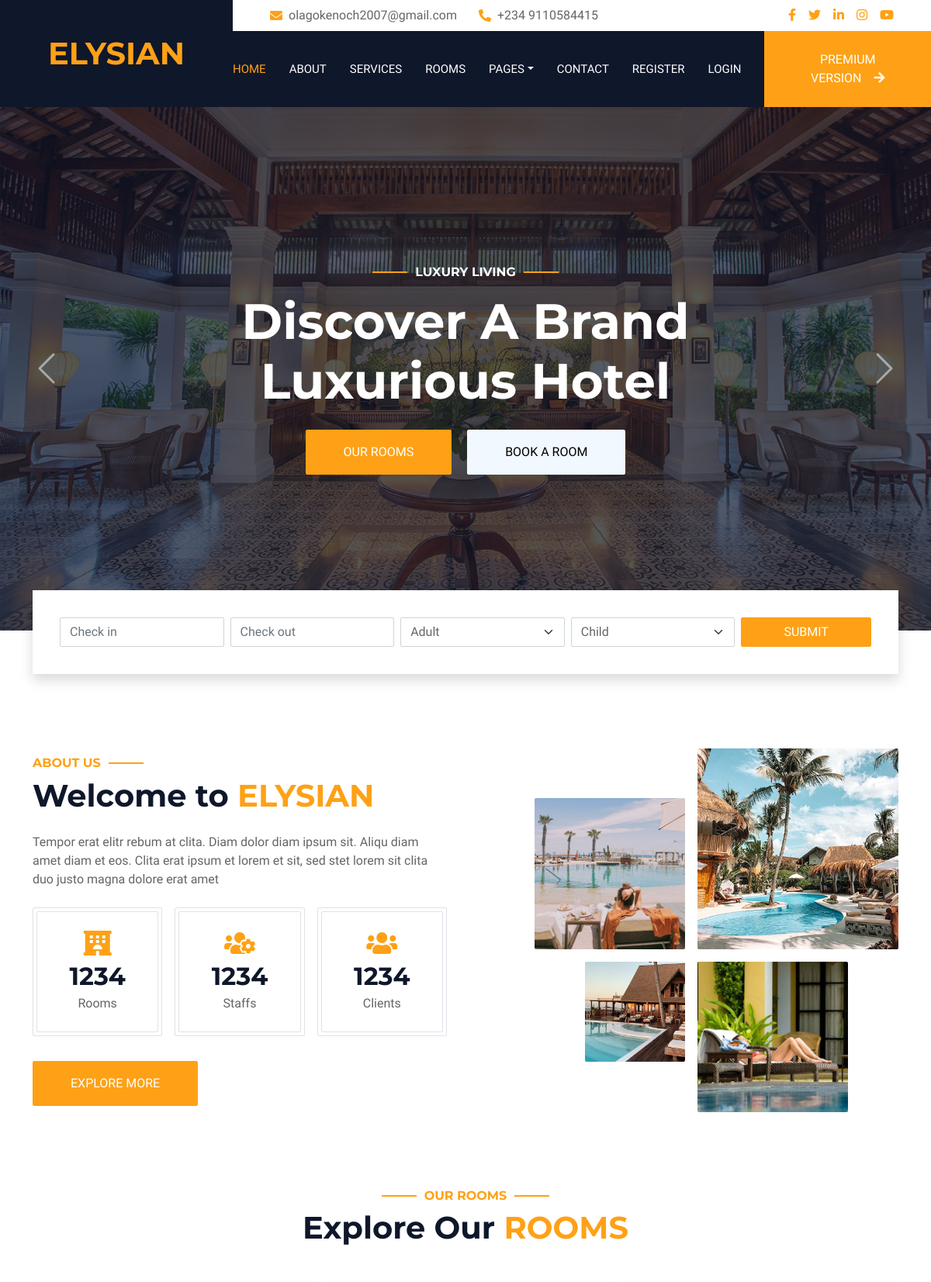
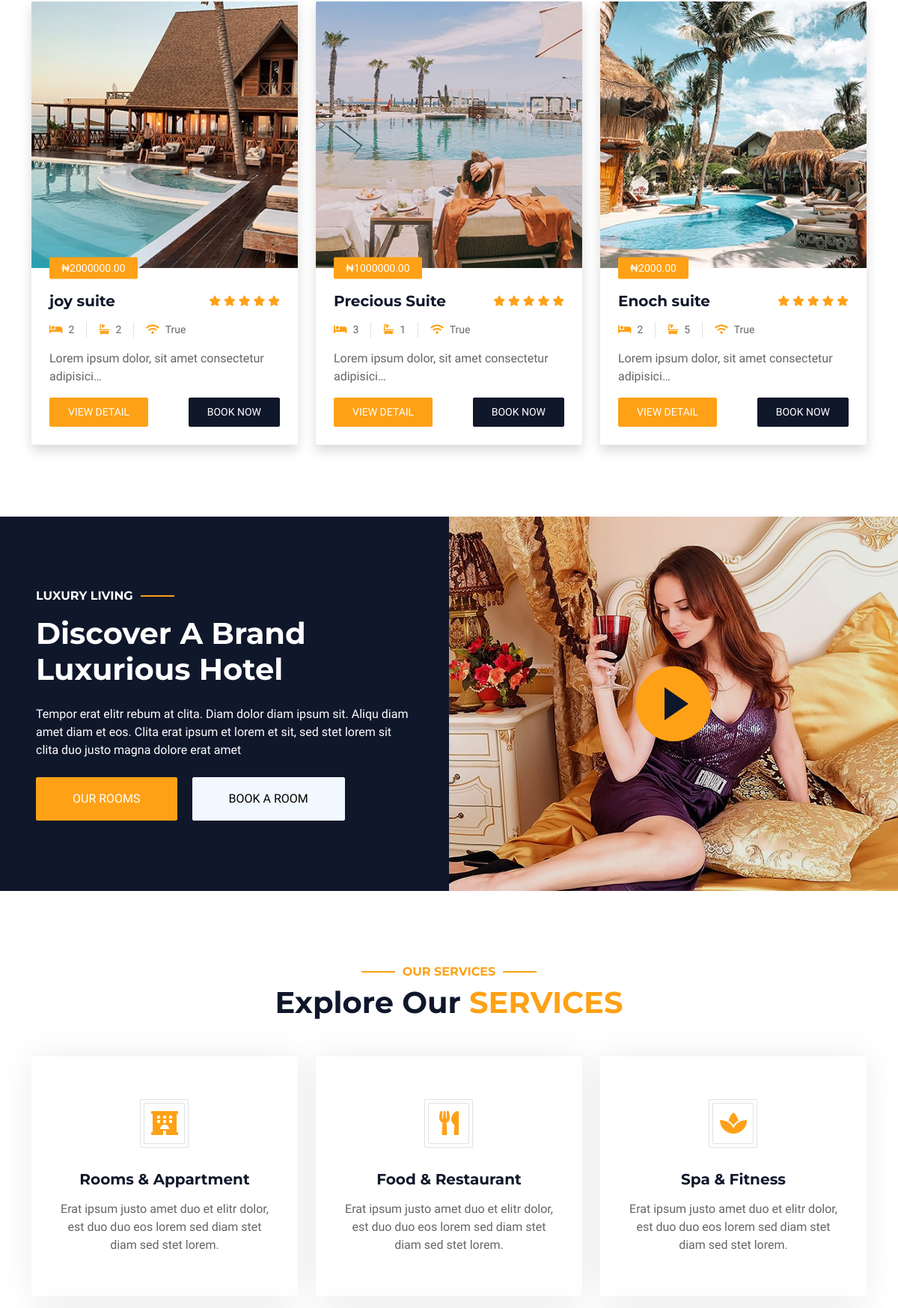
The page / (upper part) on the database its author committed (2 pictures, top to bottom).
### enochApp/models.py (models this page shows, shortened)
class Apartment (models.Model):
    name = models.CharField(max_length=100)
    price = models.DecimalField(max_digits=10, decimal_places=2, verbose_name="Price per night")
    beds = models.PositiveIntegerField(verbose_name="Number of beds")
    baths = models.PositiveIntegerField(verbose_name="Number of baths")
    wifi_available = models.BooleanField(default=True)
    description = models.TextField()
    rating = models.DecimalField(max_digits=3, decimal_places=2, default=5.0)
    image = models.FileField(upload_to='rooms/')
    available = models.BooleanField(default = True)
    created_at = models.DateTimeField(auto_now_add=True)
    updated_at = models.DateTimeField(auto_now=True)
    class Meta:
        ordering = ['-created_at']

### enochApp/views.py (the view)
# urls.py: path('', views.myHome, name='home'),
def myHome(request):
    get_rooms = Apartment.objects.all()[ :3]
    return render(request, "index.html", {'get_all_rooms': get_rooms})

### templates/index.html (shortened to what this page needs)
{% extends 'base.html' %}
{% load static %}
{% block content %}
        <div class="container-fluid p-0 mb-5">
            <div id="header-carousel" class="carousel slide" data-bs-ride="carousel">
                <div class="carousel-inner">
                    <div class="carousel-item active">
                        <img class="w-100" src="{% static 'img/carousel-1.jpg' %}" alt="Image">
                        <div class="carousel-caption d-flex flex-column align-items-center justify-content-center">
                            <div class="p-3" style="max-width: 700px;">
                                <h6 class="section-title text-white text-uppercase mb-3 animated slideInDown">Luxury Living</h6>
                                <h1 class="display-3 text-white mb-4 animated slideInDown">Discover A Brand Luxurious Hotel</h1>
                                <a href="" class="btn btn-primary py-md-3 px-md-5 me-3 animated slideInLeft">Our Rooms</a>
                                <a href="" class="btn btn-light py-md-3 px-md-5 animated slideInRight">Book A Room</a>
                            </div>
                        </div>
                    </div>
                </div>
                <button class="carousel-control-prev" type="button" data-bs-target="#header-carousel"
                    data-bs-slide="prev">
                    <span class="carousel-control-prev-icon" aria-hidden="true"></span>
                </button>
                <button class="carousel-control-next" type="button" data-bs-target="#header-carousel"
                    data-bs-slide="next">
                    <span class="carousel-control-next-icon" aria-hidden="true"></span>
                </button>
            </div>
        </div>
        <div class="container-fluid booking pb-5 wow fadeIn" data-wow-delay="0.1s">
            <div class="container">
                <div class="bg-white shadow" style="padding: 35px;">
                    <div class="row g-2">
                        <div class="col-md-10">
                            <div class="row g-2">
                                <div class="col-md-3">
                                    <div class="date" id="date1" data-target-input="nearest">
                                        <input type="text" class="form-control datetimepicker-input"
                                            placeholder="Check in" data-target="#date1" data-toggle="datetimepicker" />
                                    </div>
                                </div>
                                <div class="col-md-3">
                                    <div class="date" id="date2" data-target-input="nearest">
                                        <input type="text" class="form-control datetimepicker-input" placeholder="Check out" data-target="#date2" data-toggle="datetimepicker"/>
                                    </div>
                                </div>
                                <div class="col-md-3">
                                    <select class="form-select">
                                        <option selected>Adult</option>
                                    </select>
                                </div>
                                <div class="col-md-3">
                                    <select class="form-select">
                                        <option selected>Child</option>
                                    </select>
                                </div>
                            </div>
                        </div>
                        <div class="col-md-2">
                            <button class="btn btn-primary w-100">Submit</button>
                        </div>
                    </div>
                </div>
            </div>
        </div>
        <div class="container-xxl py-5">
            <div class="container">
                <div class="row g-5 align-items-center">
                    <div class="col-lg-6">
                        <h6 class="section-title text-start text-primary text-uppercase">About Us</h6>
                        <h1 class="mb-4">Welcome to <span class="text-primary text-uppercase">Elysian</span></h1>
                        <p class="mb-4">Tempor erat elitr rebum at clita. Diam dolor diam ipsum sit. Aliqu diam amet diam et eos. Clita erat ipsum et lorem et sit, sed stet lorem sit clita duo justo magna dolore erat amet</p>
                        <div class="row g-3 pb-4">
                            <div class="col-sm-4 wow fadeIn" data-wow-delay="0.1s">
                                <div class="border rounded p-1">
                                    <div class="border rounded text-center p-4">
                                        <i class="fa fa-hotel fa-2x text-primary mb-2"></i>
                                        <h2 class="mb-1" data-toggle="counter-up">1234</h2>
                                        <p class="mb-0">Rooms</p>
                                    </div>
                                </div>
                            </div>
                            <div class="col-sm-4 wow fadeIn" data-wow-delay="0.3s">
                                <div class="border rounded p-1">
                                    <div class="border rounded text-center p-4">
                                        <i class="fa fa-users-cog fa-2x text-primary mb-2"></i>
                                        <h2 class="mb-1" data-toggle="counter-up">1234</h2>
                                        <p class="mb-0">Staffs</p>
                                    </div>
                                </div>
                            </div>
                            <div class="col-sm-4 wow fadeIn" data-wow-delay="0.5s">
                                <div class="border rounded p-1">
                                    <div class="border rounded text-center p-4">
                                        <i class="fa fa-users fa-2x text-primary mb-2"></i>
                                        <h2 class="mb-1" data-toggle="counter-up">1234</h2>
                                        <p class="mb-0">Clients</p>
                                    </div>
                                </div>
                            </div>
                        </div>
                        <a class="btn btn-primary py-3 px-5 mt-2" href="">Explore More</a>
                    </div>
                    <div class="col-lg-6">
                        <div class="row g-3">
                            <div class="col-6 text-end">
                                <img class="img-fluid rounded w-75 wow zoomIn" data-wow-delay="0.1s" src="{% static 'img/about-1.jpg' %}" style="margin-top: 25%;">
                            </div>
                            <div class="col-6 text-start">
                                <img class="img-fluid rounded w-100 wow zoomIn" data-wow-delay="0.3s" src="{% static 'img/about-2.jpg' %}">
                            </div>
                            <div class="col-6 text-end">
                                <img class="img-fluid rounded w-50 wow zoomIn" data-wow-delay="0.5s" src="{% static 'img/about-3.jpg' %}">
                            </div>
                            <div class="col-6 text-start">
                                <img class="img-fluid rounded w-75 wow zoomIn" data-wow-delay="0.7s" src="{% static 'img/about-4.jpg' %}">
                            </div>
                        </div>
                    </div>
                </div>
            </div>
        </div>
        <div class="container-xxl py-5">
            <div class="container">
                <div class="text-center wow fadeInUp" data-wow-delay="0.1s">
                    <h6 class="section-title text-center text-primary text-uppercase">Our Rooms</h6>
                    <h1 class="mb-5">Explore Our <span class="text-primary text-uppercase">Rooms</span></h1>
                </div>
                <div class="row g-4">
                    {% if get_all_rooms %}
                    {% for room in get_all_rooms %}
                    <div class="col-lg-4 col-md-6 wow fadeInUp" data-wow-delay="0.1s">
                        <div class="room-item shadow rounded overflow-hidden">
                            <div class="position-relative">
                                <img class="img-fluid" src="{{room.image.url}}" alt="">
                                <small class="position-absolute start-0 top-100 translate-middle-y bg-primary text-white rounded py-1 px-3 ms-4">&#8358;{{room.price}}</small>
                            </div>
                            <div class="p-4 mt-2">
                                <div class="d-flex justify-content-between mb-3">
                                    <h5 class="mb-0">{{room.name}}</h5>
                                    <div class="ps-2">
                                        <small class="fa fa-star text-primary"></small>
                                        <small class="fa fa-star text-primary"></small>
                                        <small class="fa fa-star text-primary"></small>
                                        <small class="fa fa-star text-primary"></small>
                                        <small class="fa fa-star text-primary"></small>
                                    </div>
                                </div>
                                <div class="d-flex mb-3">
                                    <small class="border-end me-3 pe-3"><i class="fa fa-bed text-primary me-2"></i>{{room.beds}}</small>
                                    <small class="border-end me-3 pe-3"><i class="fa fa-bath text-primary me-2"></i>{{room.baths}}</small>
                                    <small><i class="fa fa-wifi text-primary me-2"></i>{{room.wifi_available}}</small>
                                </div>
                                <p class="text-body mb-3">{{room.description|truncatechars:50}}</p>
                                <div class="d-flex justify-content-between">
                                    <a class="btn btn-sm btn-primary rounded py-2 px-4" href="{% url 'enochApp:details'  room.id %}" >View Detail</a>
                                    <a class="btn btn-sm btn-dark rounded py-2 px-4" href="{% url 'enochApp:booking_detail'  room.id %}">Book Now</a>
                                </div>
                            </div>
                        </div>
                    </div>
                    {% endfor %}
                    {% endif %}
                </div>
            </div>
        </div>
        <div class="container-xxl py-5 px-0 wow zoomIn" data-wow-delay="0.1s">
            <div class="row g-0">
                <div class="col-md-6 bg-dark d-flex align-items-center">
                    <div class="p-5">
                        <h6 class="section-title text-start text-white text-uppercase mb-3">Luxury Living</h6>
                        <h1 class="text-white mb-4">Discover A Brand Luxurious Hotel</h1>
                        <p class="text-white mb-4">Tempor erat elitr rebum at clita. Diam dolor diam ipsum sit. Aliqu diam amet diam et eos. Clita erat ipsum et lorem et sit, sed stet lorem sit clita duo justo magna dolore erat amet</p>
                        <a href="" class="btn btn-primary py-md-3 px-md-5 me-3">Our Rooms</a>
                        <a href="" class="btn btn-light py-md-3 px-md-5">Book A Room</a>
                    </div>
                </div>
                <div class="col-md-6">
                    <div class="video">
                        <button type="button" class="btn-play" data-bs-toggle="modal" data-src="https://www.youtube.com/embed/DWRcNpR6Kdc" data-bs-target="#videoModal">
                            <span></span>
                        </button>
                    </div>
                </div>
            </div>
        </div>
        <div class="container-xxl py-5">
            <div class="container">
                <div class="text-center wow fadeInUp" data-wow-delay="0.1s">
                    <h6 class="section-title text-center text-primary text-uppercase">Our Services</h6>
                    <h1 class="mb-5">Explore Our <span class="text-primary text-uppercase">Services</span></h1>
                </div>
                <div class="row g-4">
                    <div class="col-lg-4 col-md-6 wow fadeInUp" data-wow-delay="0.1s">
                        <a class="service-item rounded" href="">
                            <div class="service-icon bg-transparent border rounded p-1">
                                <div class="w-100 h-100 border rounded d-flex align-items-center justify-content-center">
                                    <i class="fa fa-hotel fa-2x text-primary"></i>
                                </div>
                            </div>
                            <h5 class="mb-3">Rooms & Appartment</h5>
                            <p class="text-body mb-0">Erat ipsum justo amet duo et elitr dolor, est duo duo eos lorem sed diam stet diam sed stet lorem.</p>
                        </a>
                    </div>
                    <div class="col-lg-4 col-md-6 wow fadeInUp" data-wow-delay="0.2s">
                        <a class="service-item rounded" href="">
                            <div class="service-icon bg-transparent border rounded p-1">
                                <div class="w-100 h-100 border rounded d-flex align-items-center justify-content-center">
                                    <i class="fa fa-utensils fa-2x text-primary"></i>
                                </div>
                            </div>
                            <h5 class="mb-3">Food & Restaurant</h5>
                            <p class="text-body mb-0">Erat ipsum justo amet duo et elitr dolor, est duo duo eos lorem sed diam stet diam sed stet lorem.</p>
                        </a>
                    </div>
                    <div class="col-lg-4 col-md-6 wow fadeInUp" data-wow-delay="0.3s">
                        <a class="service-item rounded" href="">
                            <div class="service-icon bg-transparent border rounded p-1">
                                <div class="w-100 h-100 border rounded d-flex align-items-center justify-content-center">
                                    <i class="fa fa-spa fa-2x text-primary"></i>
                                </div>
                            </div>
                            <h5 class="mb-3">Spa & Fitness</h5>
                            <p class="text-body mb-0">Erat ipsum justo amet duo et elitr dolor, est duo duo eos lorem sed diam stet diam sed stet lorem.</p>
                        </a>
                    </div>
                </div>
            </div>
        </div>
   {% endblock %}

### rows shown on the page
Apartment: image (picture), price "2000000.00", name "joy suite", beds "2", baths "2", wifi_available "True", description "Lorem ipsum dolor, sit amet consectetur adipisici…"
Apartment: image (picture), price "1000000.00", name "Precious Suite", beds "3", baths "1", wifi_available "True", description "Lorem ipsum dolor, sit amet consectetur adipisici…"
Apartment: image (picture), price "2000.00", name "Enoch suite", beds "2", baths "5", wifi_available "True", description "Lorem ipsum dolor, sit amet consectetur adipisici…"
